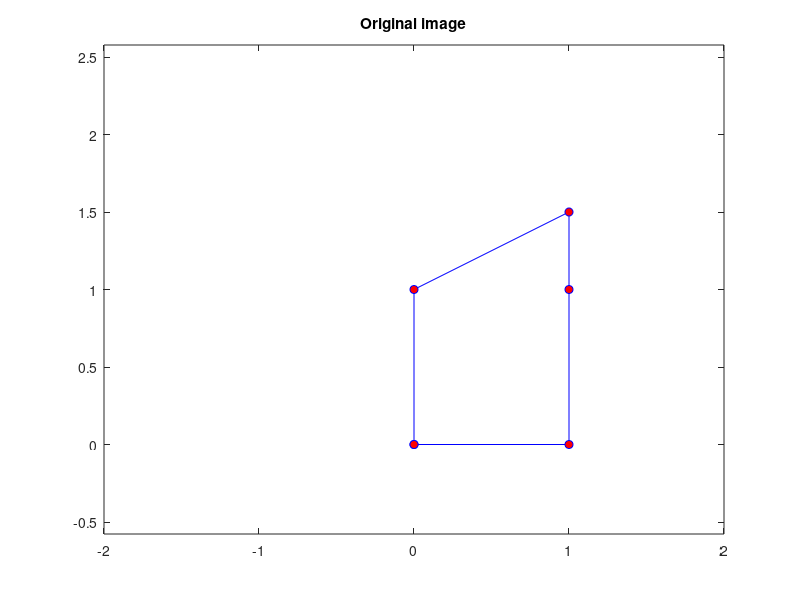
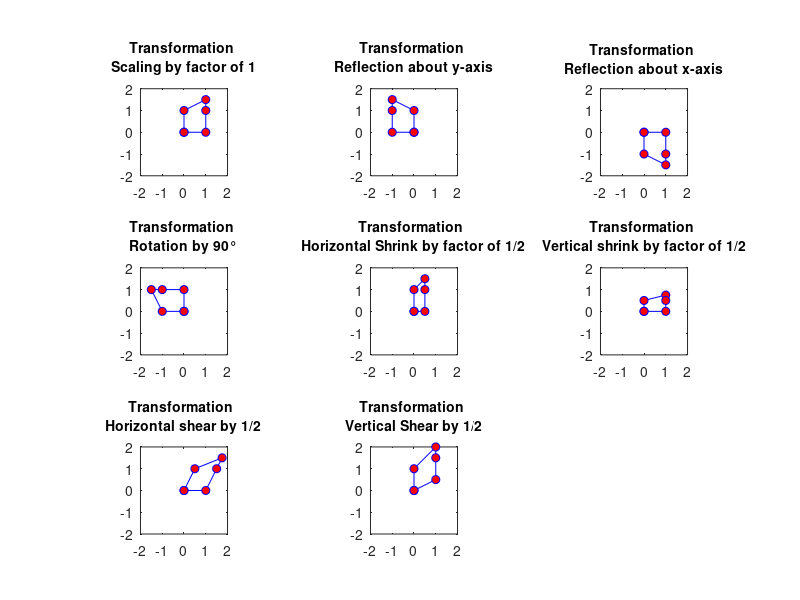

The MATLAB script that drew these images, in order:

% Put together a list of `n` 2x2 simple geometric transformations
clear
A_lst(:,:,1) = [1 0; 0 1];                           % First matrix
A_lst(:,:,2) = [-1 0; 0 1];                          % Second matrix
A_lst(:,:,3) = [1 0; 0 -1];                          % Third matrix
A_lst(:,:,4) = [cos(pi/2) -sin(pi/2); sin(pi/2) cos(pi/2)]; % Fourth matrix
A_lst(:,:,5) = [1/2 0; 0 1];                         % Fifth matrix
A_lst(:,:,6) = [1 0; 0 1/2];                         % Sixth matrix
A_lst(:,:,7) = [1 0.5; 0 1];                           % Seventh matrix
A_lst(:,:,8) = [1 0; 0.5 1];                           % Eighth matrix

% Define the house
H = [[0;0], [0;1], [1;1.5], [1;1], [1;0], [0;0]];

% Create the first figure
figure(1)

% Plot the house
plot(H(1,:), H(2,:), '-o', 'Color', 'blue', 'MarkerFaceColor', 'red')
title('Original image')

xlim([-2 2])
axis equal

% Get the number of 2x2 matrices
numMatrices = size(A_lst,3);

% Create a second figure
figure(2)
set(gcf, 'Position', [100, 100, 800, 1200]);

transf = {"Scaling by factor of 1", "Reflection about y-axis", "Reflection about x-axis", "Rotation by 90°", "Horizontal Shrink by factor of 1/2", "Vertical shrink by factor of 1/2", "Horizontal shear by 1/2", "Vertical Shear by 1/2"};

for i = 1:numMatrices
    H_transformed = A_lst(:,:,i) * H;
    subplot(ceil(sqrt(numMatrices)), ceil(sqrt(numMatrices)), i); % Create subplots
    plot(H_transformed(1,:), H_transformed(2,:), '-o', 'Color', 'blue', 'MarkerFaceColor', 'red');
    title(['Transformation ' transf(i)], "FontSize", 10);
    xlim([-2 2]);
    ylim([-2 2]);
    axis equal;
end





